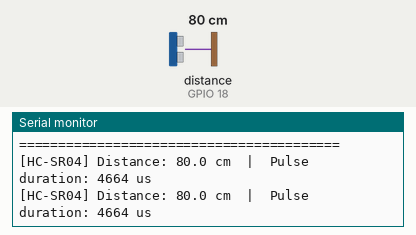
Simulated run of this sketch. Board: ESP32. Shown: the last lines printed to the serial monitor. Wiring (inferred from the names in the program): ultrasonic range finder: trigger GPIO 5; echo GPIO 18. The test bench sets the inputs (shaded band); at power-on: distance to the obstacle (sensor on GPIO 18) 80 cm. The echo pulse lasts 58.3 µs per cm.

Above: at 2.2 s.
2.3 s: distance to the obstacle (sensor on GPIO 18) set to 2 cm
At 3.6 s:
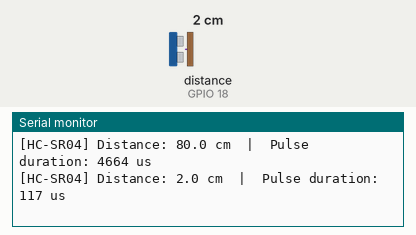
3.8 s: distance to the obstacle (sensor on GPIO 18) set to 4 cm
At 4.9 s:
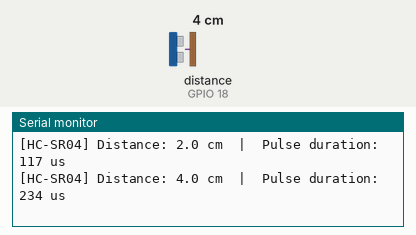
Timing chart, 0 to 6.8 s (numbered marks = the images above; inputs shaded):
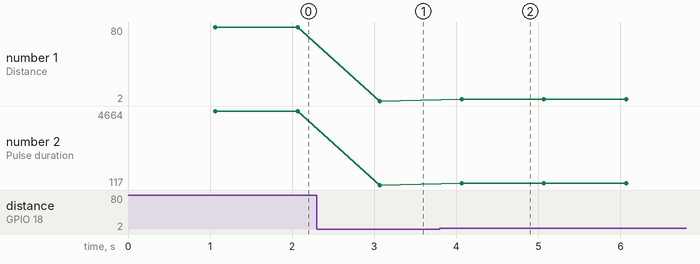

Measured:
- after the input at 2.3 s, the serial monitor: prints a new line after 0.77 s (image 1)
- after the input at 3.8 s, the serial monitor: prints a new line after 0.27 s (image 2)
- plotted number 1: 80 → 2 after the input at 2.3 s
- plotted number 2: 4664 → 117 after the input at 2.3 s, 117 → 234 after the input at 3.8 s

The sketch:

test_ultrasonic.ino
```cpp
/*
 * DisasterSense - Test 2: HC-SR04 Ultrasonic Distance Sensor
 *
 * Pin Connections:
 *   VCC  -> ESP32 5V / VIN rail (needs 5V from USB)
 *   GND  -> Common Ground rail
 *   TRIG -> ESP32 GPIO 5
 *   ECHO -> ESP32 GPIO 18 THROUGH 1k / 2k VOLTAGE DIVIDER:
 *           HC-SR04 ECHO -> 1k ohm -> [JUNCTION: GPIO 18 & 2k ohm] -> 2k ohm -> GND
 *
 * Description:
 *   Sends a 10 microsecond trigger pulse and reads the returning echo pulse.
 *   Uses a 30,000 microsecond timeout (~5.1 meters) to prevent the CPU from
 *   blocking indefinitely if no obstacle is detected or if a wire is loose.
 */

const int TRIG_PIN = 5;
const int ECHO_PIN = 18;

// Speed of sound in ambient air: ~0.0343 cm/microsecond
const float SOUND_SPEED = 0.0343;

// Max echo timeout (30,000 us ~= 5.1 meters maximum distance)
const unsigned long ECHO_TIMEOUT_US = 30000;

void setup() {
  Serial.begin(115200);
  delay(1000);
  Serial.println("=========================================");
  Serial.println("DisasterSense: HC-SR04 Ultrasonic Test");
  Serial.println("=========================================");

  pinMode(TRIG_PIN, OUTPUT);
  pinMode(ECHO_PIN, INPUT);

  // Set TRIG low initially
  digitalWrite(TRIG_PIN, LOW);
  delay(50);
}

void loop() {
  // 1. Generate clean 10-microsecond trigger pulse
  digitalWrite(TRIG_PIN, LOW);
  delayMicroseconds(2);
  digitalWrite(TRIG_PIN, HIGH);
  delayMicroseconds(10);
  digitalWrite(TRIG_PIN, LOW);

  // 2. Measure ECHO pulse duration with explicit timeout
  unsigned long durationUs = pulseIn(ECHO_PIN, HIGH, ECHO_TIMEOUT_US);

  // 3. Process reading
  if (durationUs == 0) {
    Serial.println("[HC-SR04] ERROR: Echo timeout or sensor disconnected (No echo received)");
  } else {
    float distanceCm = (durationUs * SOUND_SPEED) / 2.0;

    // Filter valid HC-SR04 physical operating range (2 cm to 400 cm)
    if (distanceCm < 2.0 || distanceCm > 400.0) {
      Serial.print("[HC-SR04] WARNING: Out-of-range measurement: ");
      Serial.print(distanceCm, 1);
      Serial.println(" cm");
    } else {
      Serial.print("[HC-SR04] Distance: ");
      Serial.print(distanceCm, 1);
      Serial.print(" cm  |  Pulse duration: ");
      Serial.print(durationUs);
      Serial.println(" us");
    }
  }

  delay(1000); // Sample once per second
}
```
